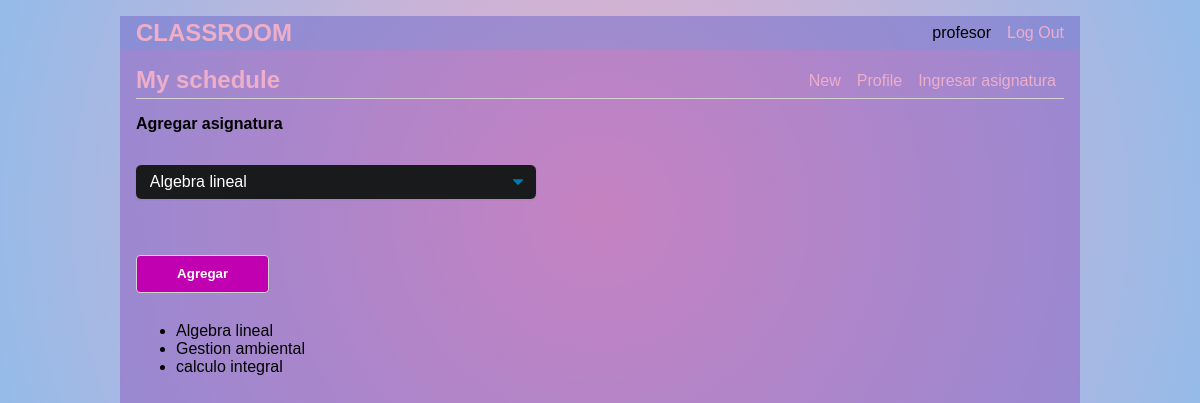
Page /schedule (signed in) on the committed database.
### tables this page shows
CREATE TABLE user (
  id INTEGER PRIMARY KEY,
  idtype INTEGER,
  username TEXT UNIQUE NOT NULL,
  password TEXT NOT NULL,
  rol_id INTEGER NOT NULL,
  FOREIGN KEY (rol_id) REFERENCES rol (id),
  FOREIGN KEY (idtype) REFERENCES id_type (id)
);

CREATE TABLE subject_ (
  id INTEGER PRIMARY KEY AUTOINCREMENT,
  name_s TEXT NOT NULL
);

### flaskr/userspace.py (the view)
@bp.route('/schedule', methods=('GET', 'POST'))
@login_required
def schedule():
    mySchedule.addSbjct()
    subjects = mySchedule.getSbjcts()
    schedules = mySchedule.getSchdls()
    return render_template('userspace/schedule.html', subjects=subjects, schedules=schedules)

### flaskr/auth.py (called while the page is built)
@bp.before_app_request
def load_logged_in_user():
    user_id = session.get('user_id')
    if user_id is None:
        g.user = None
    else:
        g.user = get_db().execute(
            'SELECT * FROM user WHERE id = ?', (user_id,)
        ).fetchone()

def login_required(view):
    @functools.wraps(view)
    def wrapped_view(**kwargs):
        if g.user is None:
            return redirect(url_for('auth.login'))
        return view(**kwargs)
    return wrapped_view

### flaskr/db.py (called while the page is built)
def get_db():
    if 'db' not in g:
        g.db = sqlite3.connect(
            current_app.config['DATABASE'],
            detect_types=sqlite3.PARSE_DECLTYPES
        )
        g.db.row_factory = sqlite3.Row
    return g.db

### flaskr/userspace.py (called while the page is built, shortened)
    def getSbjcts(self):
        return self.subjects

    def getSchdls(self):
        return self.schedules

    def addSbjct(self):
        db = get_db()
        self.subjects = db.execute(
            'SELECT id, name_s FROM subject_'
        ).fetchall()
        self.owner = g.user['id']
        owner = self.owner
        self.schedules = db.execute(
            'SELECT s.name_s FROM subject_ s, schedule sch WHERE s.id = sch.id_subj AND sch.id_user = ?',
            (owner,)
        ).fetchall()

### flaskr/templates/userspace/schedule.html
{% extends 'base.html' %}
{% block header %}
  <h1>{% block title %}My schedule{% endblock %}</h1>
  {% if g.user %}
    <a class="action" href="{{ url_for('blog.create') }}">New</a>
    <a class="action" href="{{ url_for('userspace.profile') }}">Profile</a>
    <a class="action" href="{{ url_for('userspace.addSubject') }}">Ingresar asignatura</a>
  {% endif %}
{% endblock %}
{% block content %}
  <form method="post">
    <label for="Agregar asignatura">Agregar asignatura</label>
    <select name="subject" id="subject">
      {% for subject in subjects %}
          <option value="{{ subject['id'] }}">{{ subject['name_s'].capitalize() }}</option>
      {% endfor %}
  </select>
  <input type="submit" value="Agregar">
  </form>
  <ul>
    {% for sch in schedules %}
      <li>{{ sch['name_s']}}</li>
    {% endfor %}
  </ul>
{% endblock %}

### flaskr/templates/base.html (shortened to what this page needs)
<!doctype html>
<link rel="stylesheet" href="{{ url_for('static', filename='style.css') }}">
<nav>
  <h1><a class="action" href="{{ url_for('blog.index') }}" style="text-decoration: none;" >CLASSROOM</a></h1>
  <ul>
    {% if g.user %}
      <li><span>{{ g.user['username'] }}</span>
      <li><a href="{{ url_for('auth.logout') }}">Log Out</a>
    {% else %}
      <li><a href="{{ url_for('auth.register') }}">Register</a>
      <li><a href="{{ url_for('auth.login') }}">Log In</a>
    {% endif %}
  </ul>
</nav>
<section class="content">
  <header>
    {% block header %}{% endblock %}
  </header>
  {% block content %}{% endblock %}
</section>

### flaskr/static/style.css (style rules this page uses)
h1 { font-family: 'Verdana', sans-serif; color: #eeaeca; margin: 1rem 0; }
a { color: #eeaeca; text-decoration: none; }
nav { background: #649cde4a; display: flex; align-items: center; padding: 0 0.5rem; }
nav h1 { flex: auto; margin: 0; }
nav h1 a { text-decoration: none; padding: 0.25rem 0.5rem; }
nav ul { display: flex; list-style: none; margin: 0; padding: 0; }
nav ul li a, nav ul li span, header .action { display: block; padding: 0.5rem; }
.content { padding: 0 1rem 1rem; }
.content > header { border-bottom: 1px solid lightgray; display: flex; align-items: flex-end; }
.content > header h1 { flex: auto; margin: 1rem 0 0.25rem 0; }
.content:last-child { margin-bottom: 0; }
.content form { margin: 1em 0; display: flex; flex-direction: column; }
.content label { font-weight: bold; margin-bottom: 0.5em; }
.content input, .content textarea { margin-bottom: 1em; }
input[type=submit] { align-self: start; min-width: 10em; font-weight: bold; font-family: 'Verdana', sans-serif; background-color: #C100B1; color: white; margin-top: 2rem; }
input { height: 38px; padding: 6px 10px; background-color: #fff; border: 1px solid #D1D1D1; border-radius: 4px; box-shadow: none; box-sizing: border-box; }
select { display: block; font-size: 16px; font-family: 'Verdana', sans-serif; font-weight: 400; color: #fff; line-height: 1.3; padding: .4em 1.4em .3em .8em; width: 400px; max-width: 100%; box-sizing: border-box; margin: 1.5rem 0; border: 1px solid #181a1b; box-shadow: 0 1px 0 1px rgba(0,0,0,.03); border-radius: .3em; -moz-appearance: none; -webkit-appearance: none; appearance: none; background-repeat: no-repeat, repeat; background-position: right .7em top 50%, 0 0; background-size: .65em auto, 100%; }
select option { font-weight:normal; }

### rows in the picture
user: user.username "profesor"
subject_: name_s "Algebra lineal"
subject_: name_s "Gestion ambiental"
subject_: name_s "calculo integral"

### other values in the picture
form field subject "Algebra lineal"
